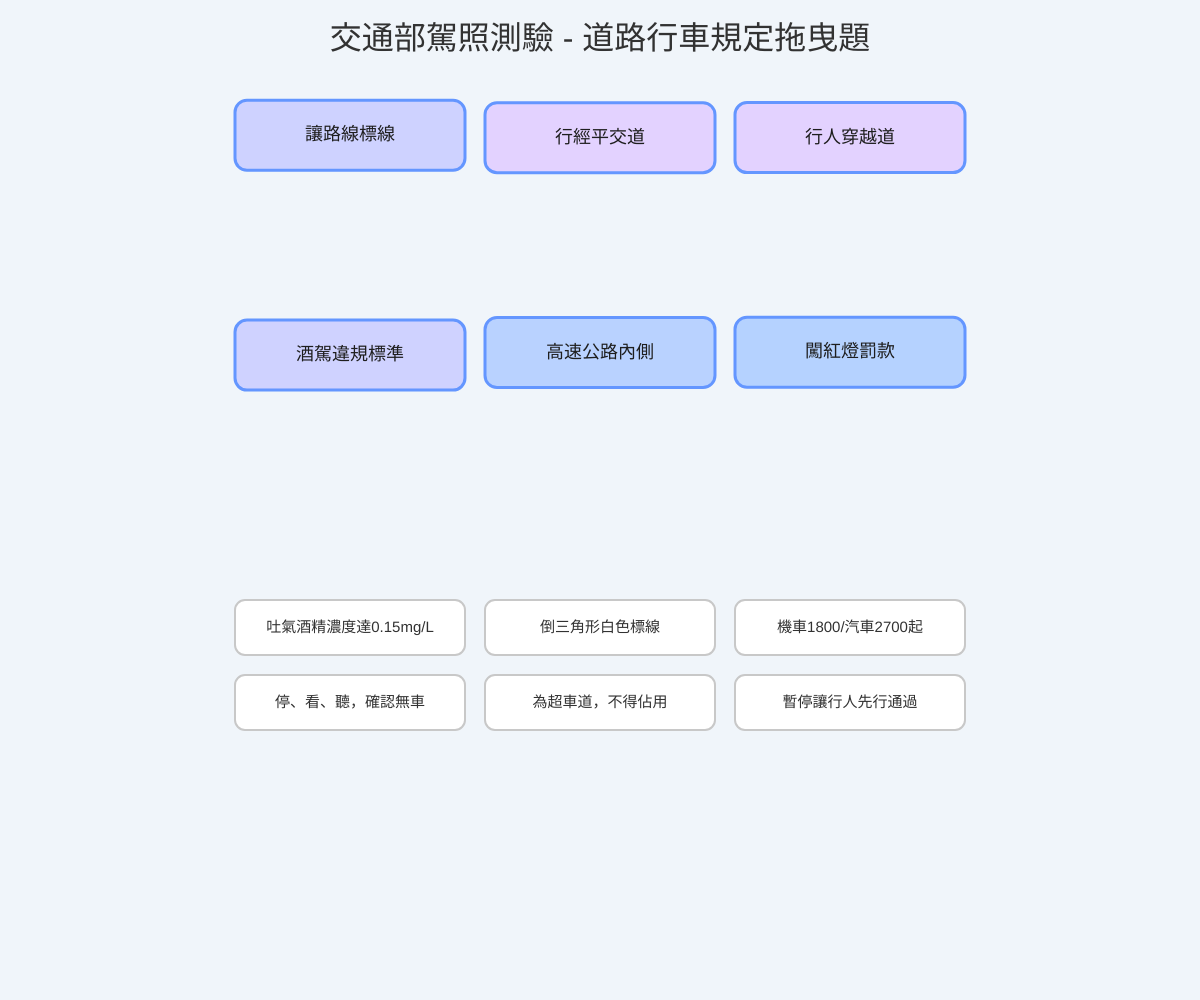
Frame 1 (no input)
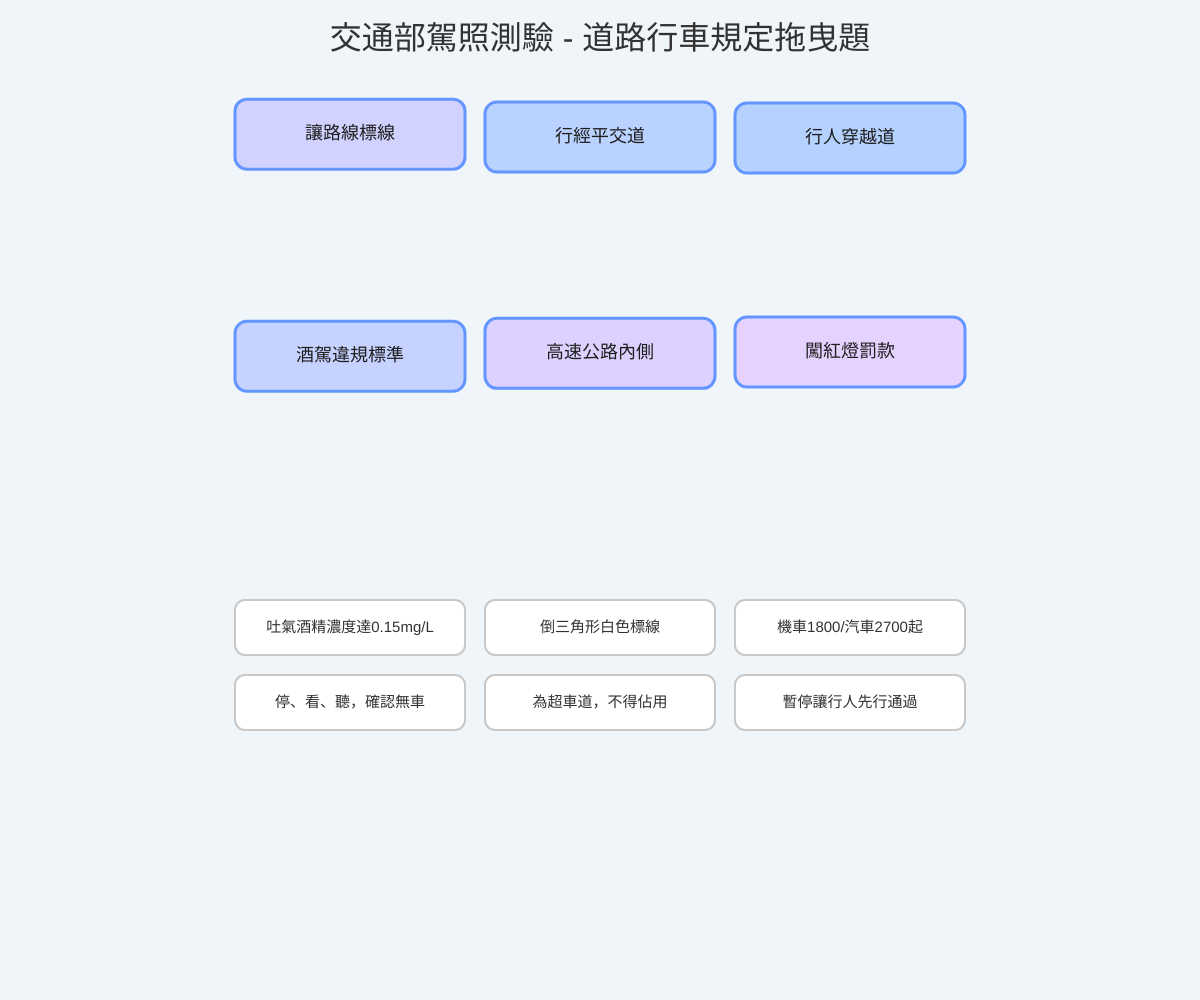
Frame 60 (no input)
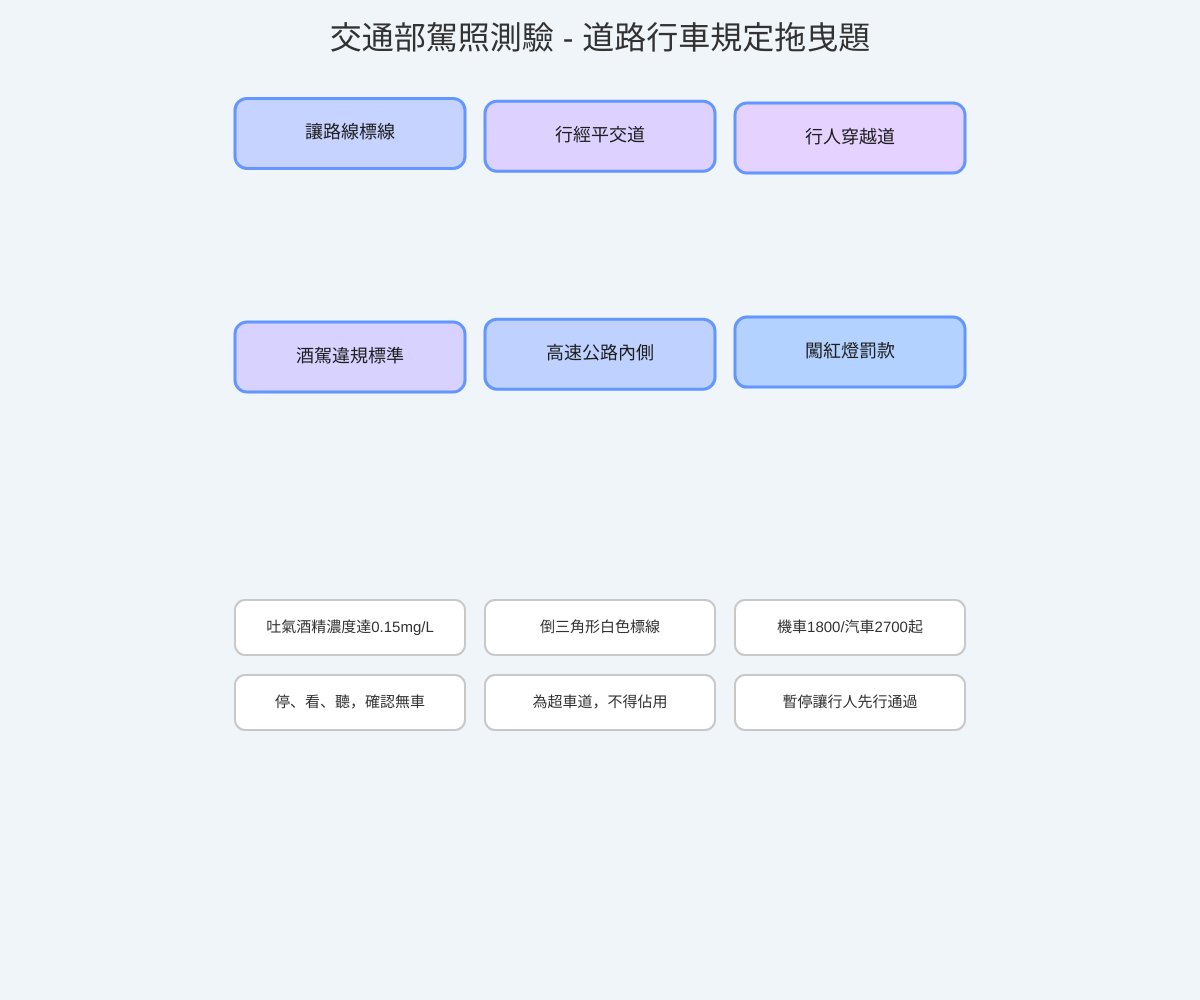
Frame 120 (the mouse pressed at the canvas centre since frame 60)

The p5.js sketch that drew these frames (run headless with seeded random() and noise() and a simulated clock; from frame 60 on, the mouse is pressed at the canvas centre):

// p5.js sketch
// ── sketch.js
// 測驗資料：台灣交通規則與常識
const quizData = [
  { id: 1, title: "讓路線標線", correctText: "倒三角形白色標線" },
  { id: 2, title: "行經平交道", correctText: "停、看、聽，確認無車" },
  { id: 3, title: "行人穿越道", correctText: "暫停讓行人先行通過" },
  { id: 4, title: "酒駕違規標準", correctText: "吐氣酒精濃度達0.15mg/L" },
  { id: 5, title: "高速公路內側", correctText: "為超車道，不得佔用" },
  { id: 6, title: "闖紅燈罰款", correctText: "機車1800/汽車2700起" }
];

let targets = []; // 上方的固定目標區塊
let draggables = []; // 下方的可拖曳選項
let draggedItem = null; // 目前被拖曳的物件
let submitBtn;
let isSubmitted = false;
let score = 0;
let particles = []; // 煙火粒子系統

function setup() {
  createCanvas(windowWidth, windowHeight);
  textAlign(CENTER, CENTER);
  initGame();
}

function initGame() {
  targets = [];
  draggables = [];
  isSubmitted = false;
  score = 0;
  particles = [];
  
  // --- 1. 計算排版尺寸與間距 ---
  // 統一上方與下方的寬度，畫面更整齊
  let itemWidth = min(width / 3.5, 230); 
  let targetHeight = 70;
  let dragHeight = 55;
  
  let gapX = 20; // 水平間距
  // 垂直間距：確保第一排加上已放入的答案 (70+15+55) 不會疊到第二排
  let targetGapY = max(height * 0.22, 160); 
  
  let totalWidth = (itemWidth * 3) + (gapX * 2);
  let startX = (width - totalWidth) / 2;
  let startY = max(height * 0.1, 70); // 上方區塊起始高度

  // --- 2. 初始化上方目標區塊 (2x3 排列) ---
  for (let i = 0; i < 6; i++) {
    let row = floor(i / 3);
    let col = i % 3;
    
    targets.push({
      x: startX + col * (itemWidth + gapX),
      y: startY + row * targetGapY,
      w: itemWidth,
      h: targetHeight,
      data: quizData[i],
      slottedItem: null
    });
  }

  // --- 3. 初始化下方可拖曳文字選項 (2x3 排列) ---
  let shuffledData = [...quizData].sort(() => Math.random() - 0.5);
  
  // 確保下方選項起始位置，一定在「上方第二排目標 + 第二排放入的答案」之下
  let dragStartY = max(height * 0.6, startY + targetGapY + 160);
  let dragGapY = 20;
  
  for (let i = 0; i < 6; i++) {
    let row = floor(i / 3);
    let col = i % 3;
    
    let x = startX + col * (itemWidth + gapX);
    let y = dragStartY + row * (dragHeight + dragGapY);

    draggables.push({
      x: x,
      y: y,
      w: itemWidth,
      h: dragHeight,
      originalX: x,
      originalY: y,
      data: shuffledData[i],
      isDragging: false,
      isSlotted: false
    });
  }

  // --- 4. 動態計算交卷按鈕位置 ---
  // 讓按鈕永遠在下方選項塊的底部再往下 30px
  let draggablesBottom = dragStartY + (dragHeight + dragGapY) * 2;
  submitBtn = {
    x: width / 2 - 75,
    y: min(height - 70, draggablesBottom + 30), // 避免超過視窗，但保持在下方
    w: 150,
    h: 50,
    label: "交卷看成績"
  };
}

function draw() {
  background(240, 245, 250);

  // 標題
  fill(50);
  textSize(32);
  text("交通部駕照測驗 - 道路行車規定拖曳題", width / 2, 40);

  // 繪製目標區塊 (呼吸動畫)
  for (let i = 0; i < targets.length; i++) {
    let t = targets[i];
    
    let bounce = sin(frameCount * 0.1 + i) * 3;
    let colorPulse = map(sin(frameCount * 0.05 + i), -1, 1, 180, 230);
    
    fill(colorPulse, 210, 255);
    stroke(100, 150, 255);
    strokeWeight(3);
    rect(t.x, t.y + bounce, t.w, t.h, 12);
    
    noStroke();
    fill(30);
    textSize(18);
    text(t.data.title, t.x + t.w / 2, t.y + t.h / 2 + bounce);
  }

  // 判斷是否全部都已放置
  let allSlotted = draggables.every(d => d.isSlotted);

  // 繪製交卷按鈕
  if (allSlotted && !isSubmitted) {
    fill(46, 204, 113);
    rect(submitBtn.x, submitBtn.y, submitBtn.w, submitBtn.h, 25);
    fill(255);
    textSize(20);
    text(submitBtn.label, submitBtn.x + submitBtn.w / 2, submitBtn.y + submitBtn.h / 2);
  }

  // 繪製可拖曳的選項
  for (let i = 0; i < draggables.length; i++) {
    let d = draggables[i];
    
    if (d.isDragging) {
      d.x = mouseX - d.w / 2;
      d.y = mouseY - d.h / 2;
    }

    fill(255);
    stroke(200);
    strokeWeight(2);
    
    if (isSubmitted) {
      if (d.isSlotted) {
        let target = targets.find(t => t.slottedItem === d);
        if (target && target.data.id === d.data.id) fill(200, 255, 200); 
        else fill(255, 200, 200); 
      }
    }
    
    // 拖曳時稍微放大
    if (d.isDragging) {
      rect(d.x - 5, d.y - 5, d.w + 10, d.h + 10, 10);
    } else {
      rect(d.x, d.y, d.w, d.h, 10);
    }
    
    noStroke();
    fill(50);
    textSize(15); 
    text(d.data.correctText, d.x + d.w / 2, d.y + d.h / 2);
  }

  // 顯示成績與煙火
  if (isSubmitted) {
    fill(0, 150, 255);
    textSize(40);
    text(`成績：${score} / 100`, width / 2, height / 2);
    
    if (score >= 86) {
      handleFireworks();
    }
  }
}

// 語音發音函式
function speakText(txt) {
  if ('speechSynthesis' in window) {
    window.speechSynthesis.cancel(); // 停止先前的語音
    
    let msg = new SpeechSynthesisUtterance(txt);
    msg.lang = 'zh-TW'; 
    msg.rate = 1.0; 
    msg.pitch = 1.0; 
    
    window.speechSynthesis.speak(msg);
  }
}

function mousePressed() {
  if (isSubmitted) return;

  // 檢查是否點擊了交卷按鈕
  let allSlotted = draggables.every(d => d.isSlotted);
  if (allSlotted && submitBtn && 
      mouseX > submitBtn.x && mouseX < submitBtn.x + submitBtn.w &&
      mouseY > submitBtn.y && mouseY < submitBtn.y + submitBtn.h) {
    calculateScore();
    return;
  }

  // 檢查是否點擊了可拖曳物件
  for (let i = draggables.length - 1; i >= 0; i--) {
    let d = draggables[i];
    if (mouseX > d.x && mouseX < d.x + d.w && mouseY > d.y && mouseY < d.y + d.h) {
      d.isDragging = true;
      draggedItem = d;
      
      // 觸發語音朗讀選項內容
      speakText(d.data.correctText);
      
      if (d.isSlotted) {
        let t = targets.find(t => t.slottedItem === d);
        if (t) t.slottedItem = null;
        d.isSlotted = false;
      }
      break; 
    }
  }
}

function mouseReleased() {
  if (draggedItem) {
    draggedItem.isDragging = false;
    let placed = false;

    for (let i = 0; i < targets.length; i++) {
      let t = targets[i];
      let cx = draggedItem.x + draggedItem.w / 2;
      let cy = draggedItem.y + draggedItem.h / 2;
      
      if (cx > t.x && cx < t.x + t.w && cy > t.y && cy < t.y + t.h) {
        if (t.slottedItem) {
          t.slottedItem.x = t.slottedItem.originalX;
          t.slottedItem.y = t.slottedItem.originalY;
          t.slottedItem.isSlotted = false;
        }
        
        // 將選項吸附於目標正下方 (間距 15px)
        draggedItem.x = t.x + (t.w - draggedItem.w) / 2;
        draggedItem.y = t.y + t.h + 15;
        draggedItem.isSlotted = true;
        t.slottedItem = draggedItem;
        placed = true;
        break;
      }
    }

    if (!placed) {
      draggedItem.x = draggedItem.originalX;
      draggedItem.y = draggedItem.originalY;
      draggedItem.isSlotted = false;
    }
    
    draggedItem = null;
  }
}

function calculateScore() {
  isSubmitted = true;
  let correctCount = 0;
  
  for (let i = 0; i < targets.length; i++) {
    if (targets[i].slottedItem && targets[i].slottedItem.data.id === targets[i].data.id) {
      correctCount++;
    }
  }
  
  score = round((correctCount / 6) * 100);
  
  if (score >= 86) {
    for (let i = 0; i < 200; i++) {
      particles.push(new Particle(random(width), random(height)));
    }
  }
}

function windowResized() {
  resizeCanvas(windowWidth, windowHeight);
  if (!isSubmitted) {
    initGame(); // 縮放時重新排版
  }
}

// 煙火與彩帶粒子系統
class Particle {
  constructor(x, y) {
    this.x = x;
    this.y = y;
    this.vx = random(-6, 6);
    this.vy = random(-8, 2);
    this.life = 255;
    this.r = random(150, 255);
    this.g = random(50, 200);
    this.b = random(100, 250);
    this.size = random(6, 12);
  }
  update() {
    this.x += this.vx;
    this.y += this.vy;
    this.vy += 0.15; 
    this.life -= 2;
  }
  show() {
    noStroke();
    fill(this.r, this.g, this.b, this.life);
    if (this.size > 9) {
      rect(this.x, this.y, this.size, this.size / 2);
    } else {
      circle(this.x, this.y, this.size);
    }
  }
}

function handleFireworks() {
  if (frameCount % 8 === 0) {
    let px = random(width * 0.2, width * 0.8);
    let py = random(height * 0.1, height * 0.4);
    for (let i = 0; i < 40; i++) {
      particles.push(new Particle(px, py));
    }
  }
  
  for (let i = particles.length - 1; i >= 0; i--) {
    particles[i].update();
    particles[i].show();
    if (particles[i].life <= 0) {
      particles.splice(i, 1);
    }
  }
}
